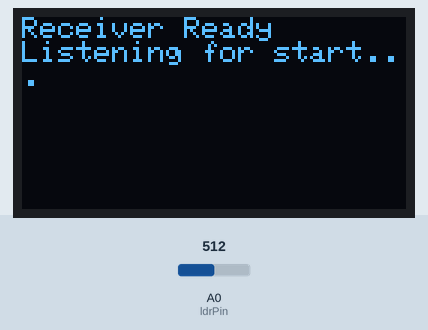
The sketch below on a simulated Arduino Uno, built with avr-gcc and run on an emulated ATmega328P. Parts: 128×64 one-colour display. The test bench sets the inputs (shaded band); at power-on: A0 (ldrPin) = 512. What the sketch prints to the serial monitor is not drawn.

Above: at 1.2 s.
1.3 s: A0 (ldrPin) set to 338
2.8 s: A0 (ldrPin) set to 307
At 4.1 s:
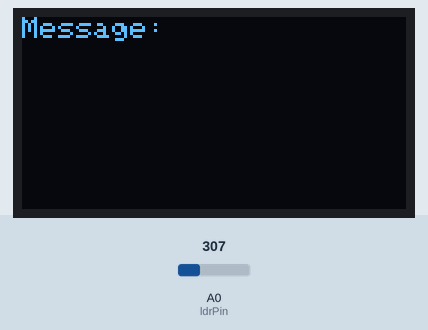
5.1 s: A0 (ldrPin) set to 335
At 6.4 s:
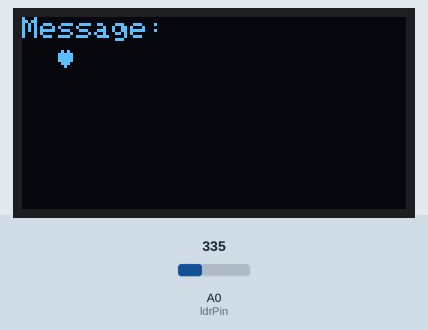
6.8 s: A0 (ldrPin) set to 315
8.5 s: A0 (ldrPin) set to 511
At 10.1 s:
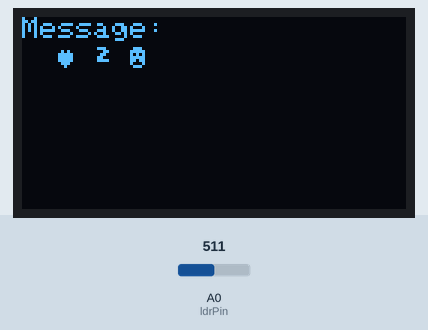
Timing chart, 0 to 11.6 s (numbered marks = the images above; inputs shaded):
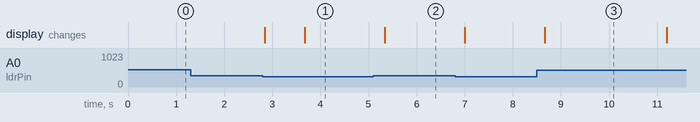

Measured:
- the behaviour switches between 325 and 324 on A0 (ldrPin) (found by bisection; images 0 and 1)
- after the input at 1.3 s, every drawn part: stays the same
- after the input at 2.8 s, the display: first changes at once (image 1 shows a later state)
- after the input at 5.1 s, the display: changes after 0.24 s (image 2)

The sketch:

receiver.ino
```cpp
#include <Wire.h>
#include <Adafruit_GFX.h>
#include <Adafruit_SSD1306.h>

#define SCREEN_WIDTH 128
#define SCREEN_HEIGHT 64
Adafruit_SSD1306 display(SCREEN_WIDTH, SCREEN_HEIGHT, &Wire, -1);

const int ldrPin = A0;
String receivedMessage = "";
int bitDelay = 100;
int lightThreshold = 325;

void setup() {
  Serial.begin(9600);
  if(!display.begin(SSD1306_SWITCHCAPVCC, 0x3C)) {
    Serial.println(F("SSD1306 allocation failed"));
    for(;;);
  }
  display.clearDisplay();
  display.setTextSize(1);
  display.setTextColor(WHITE);
  display.setCursor(0, 0);
  display.println("Receiver Ready");
  display.println("Listening for start...");
  display.display();
  Serial.println("LDR_Value,Threshold,Decoded_Bit");
}

void loop() {
  if (analogRead(ldrPin) > lightThreshold) {
    delay(bitDelay * 2.5);
    if (analogRead(ldrPin) < lightThreshold) {
      decodeMessage();
    }
  }
}

void decodeMessage() {
  receivedMessage = "";
  display.clearDisplay();
  display.setCursor(0, 0);
  display.println("Receiving...");
  display.display();

  for (int i = 0; i < 10; i++) {
    byte receivedChar = 0;
    for (int j = 7; j >= 0; j--) {
      delay(bitDelay / 2);
      int currentLdrValue = analogRead(ldrPin);
      Serial.print(currentLdrValue);
      Serial.print(",");
      Serial.print(lightThreshold);
      Serial.print(",");
      if (currentLdrValue > lightThreshold) {
        bitSet(receivedChar, j);
        Serial.println(1023);
      } else {
        Serial.println(0);
      }
      delay(bitDelay / 2);
    }
    receivedMessage += (char)receivedChar;
    display.clearDisplay();
    display.setCursor(0, 0);
    display.println("Message:");
    display.setCursor(0, 10);
    display.println(receivedMessage);
    display.display();
  }

  display.clearDisplay();
  display.setCursor(0, 0);
  display.println("Final Message:");
  display.setCursor(0, 10);
  display.println(receivedMessage);
  display.display();
  delay(3000);
  display.clearDisplay();
  display.setCursor(0,0);
  display.println("Receiver Ready");
  display.println("Listening for start...");
  display.display();
}
```
